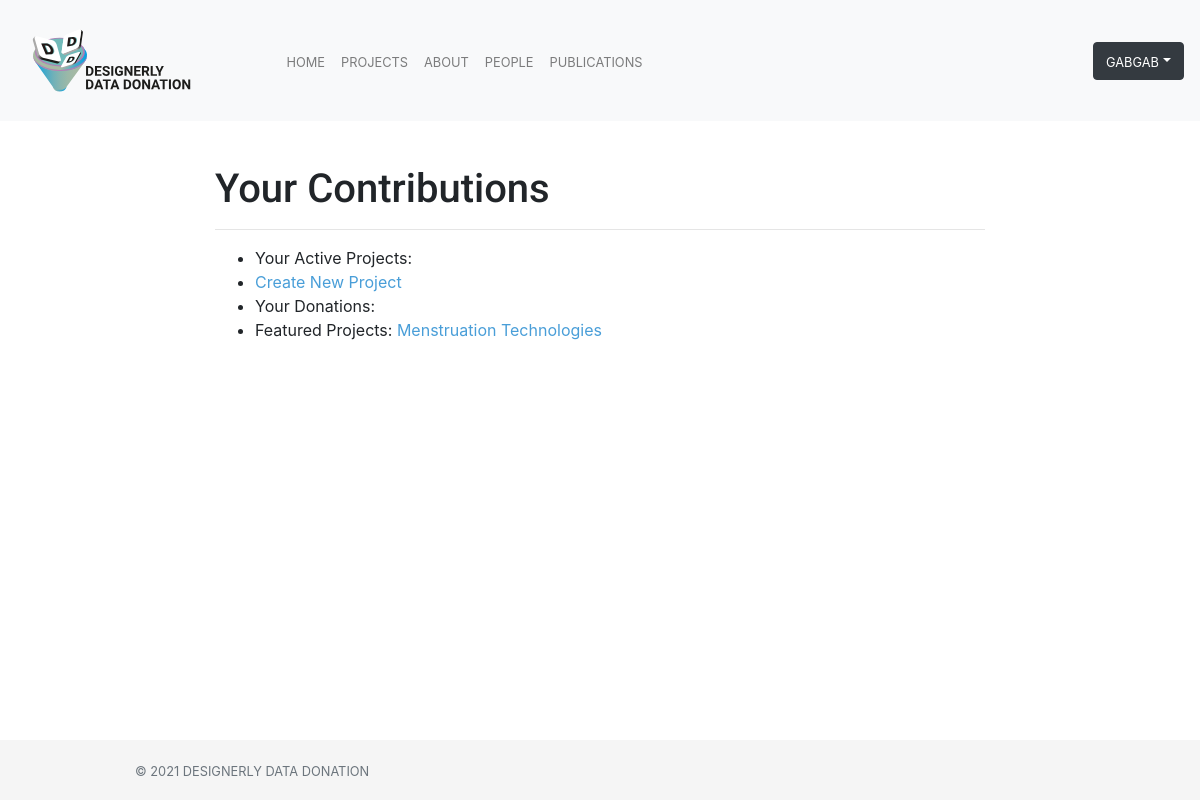
The page /hello/ (signed in) on the database as committed earlier.
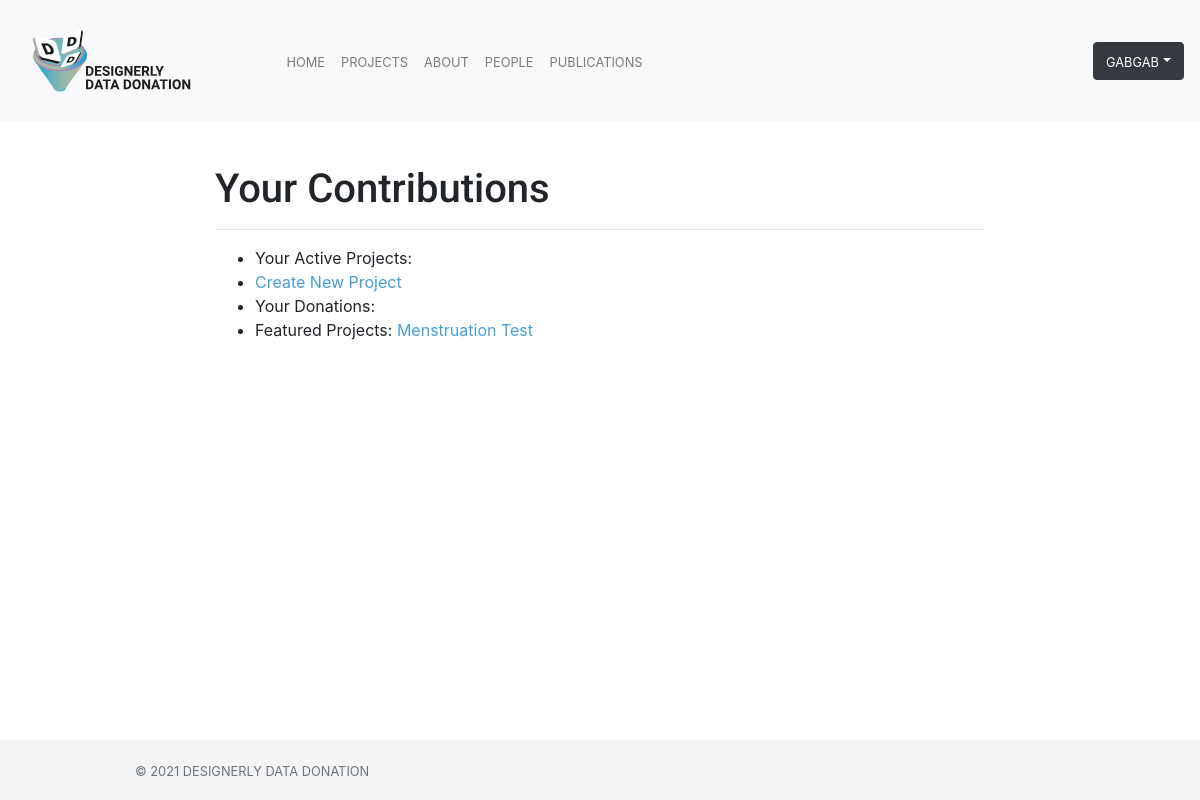
The same page on the database as committed later.
### bucket_view/models.py (models this page shows)
class Project(models.Model):
    id                      = models.CharField(max_length=100, blank=False, unique=True, primary_key=True)
    user                    = models.ForeignKey(settings.AUTH_USER_MODEL, on_delete=models.CASCADE)
    title                   = models.CharField(max_length=100, blank=False) # Short string field to hold project name
    description_tweet       = models.CharField(max_length=280, blank=False)  # Tweet-Like description of project
    description             = models.TextField(blank=False)  # Large string frield to hold a piece of text
    hrec                    = models.BooleanField(default=False)
    data                    = models.JSONField(blank=False, null=True)
    image                   = models.ImageField(upload_to="images", blank=True, null=True) #TODO: Figure this out
    start                   = models.DateField(blank=False)  # Start of project
    end                     = models.DateField(blank=False)  # End of project
    data_info               = models.TextField(blank=False, null=True)
    groupId                 = models.CharField(max_length=200, unique=True, default=None)
    def active(self):
        now = datetime.date.today()
        if self.start <= now and now <= self.end:
            return True
        return False

### bucket_view/views.py (the view)
# urls.py: path("hello/", views.bucket_hello, name="hello"),
def bucket_hello(request):
    project = Project.objects.all()
    context = {
        'project': project
    }
    return render(request, 'bucket_hello.html', context)

### bucket_view/templates/bucket_hello.html (shortened to what this page needs)
{% extends "base.html" %}
{% block page_content %}
<section style="padding-top: 50px; padding-bottom: 50px">
    <div class="col-md-8 offset-md-2" style="align-content: center; background-size: cover; padding-top: 20px">
        <h1>Your Contributions</h1>
          <hr>
        <ul>
            <li>Your Active Projects:
            </li>
            <li><a href="/new_project/">Create New Project</a></li>
            <li>Your Donations:</li>
            <li>Featured Projects:
            {% for p in project %}
                {% if p.user != user and p.active%}
                    <a href="{% url 'project_view' p.pk %}">{{ p.title }}</a>
                {% endif %}
            {% endfor %}</li>
        </ul>
    </div>
</section>
{% endblock %}

Rows that differ between the two databases and show on the page:
removed Project: title "Menstruation Technologies"
added Project: title "Menstruation Test"
